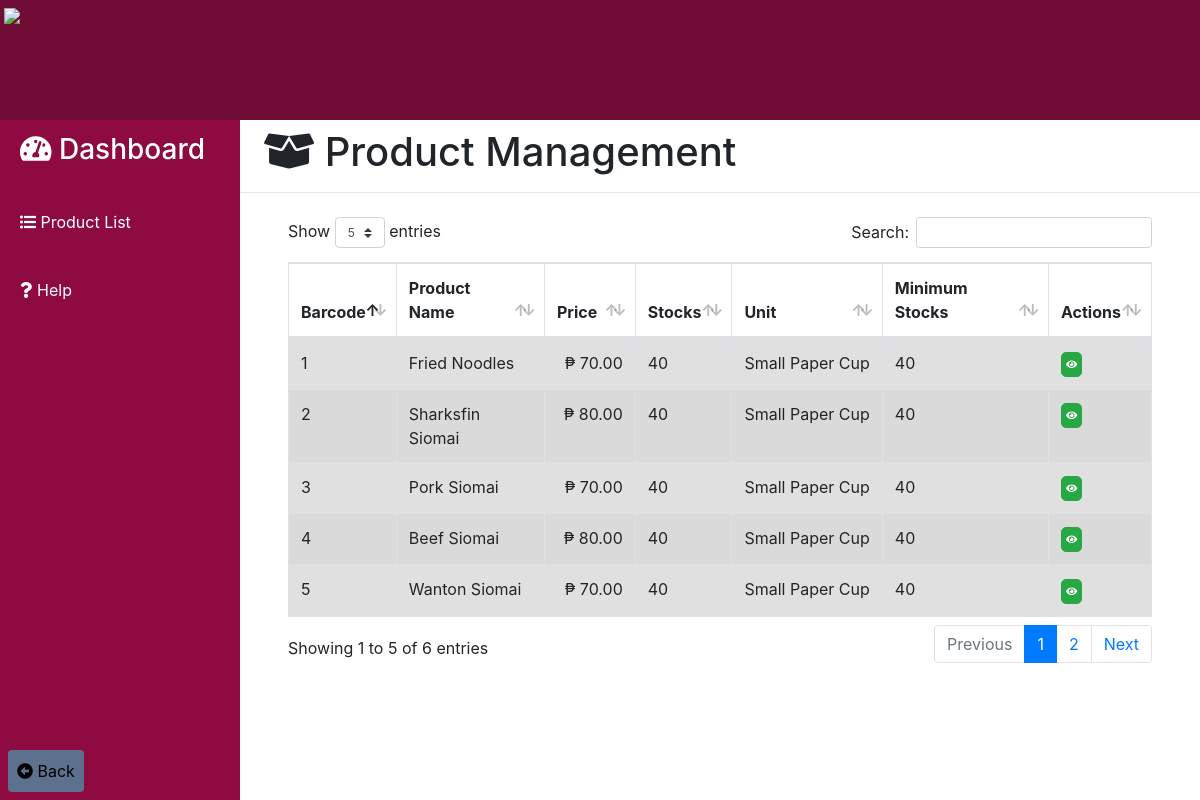
The app's page /employee/inventory.php (signed in) with its own data.
### tables this page shows
CREATE TABLE `products` (
  `product_no` varchar(50) NOT NULL,
  `product_name` varchar(30) DEFAULT NULL,
  `sell_price` decimal(18,2) DEFAULT NULL,
  `quantity` int(11) DEFAULT NULL,
  `unit` varchar(30) DEFAULT NULL,
  `min_stocks` int(11) DEFAULT NULL,
  `remarks` text DEFAULT NULL,
  `location` varchar(50) DEFAULT NULL,
  `images` varchar(30) DEFAULT NULL
);

### employee/inventory.php (the view, shortened to what this page needs)
<?php
include("../server/connection.php");
$sql = "SELECT * FROM products";
$result	= mysqli_query($db, $sql);
?>
<!DOCTYPE html>
<html>
<head>
	<?php include('../templates/head1.php'); ?>
</head>
<body>
	<div class="contain h-100">
		<?php include('../employee/base2.php'); ?>
		<div>
			<h1 class="ml-4 pt-2"><i class="fas fa-box-open"></i> Product Management</h1>
			<hr>
			<div class="table-responsive mt-4 pl-5 pr-5">
				<table class="table table-striped table-bordered" id="product_table" style="margin-top: -22px;">
					<thead>
						<tr>
							<th scope="col" class="column-text">Barcode</th>
							<th scope="col" class="column-text">Product Name</th>
							<th scope="col" class="column-text">Price</th>
							<th scope="col" class="column-text">Stocks</th>
							<th scope="col" class="column-text">Unit</th>
							<th scope="col" class="column-text">Minimum Stocks</th>
							<th scope="col" class="column-text">Actions</th>
						</tr>
					</thead>
					<tbody class="table-hover">
						<?php
						while ($row = mysqli_fetch_assoc($result)) {
						?>
							<tr class="table-active">
								<td><?php echo $row['product_no']; ?></td>
								<td><?php echo $row['product_name']; ?></td>
								<td align="right">₱&nbsp<?php echo $row['sell_price']; ?></td>
								<td><?php echo $row['quantity']; ?></td>
								<td><?php echo $row['unit']; ?></td>
								<td><?php echo $row['min_stocks']; ?></td>
								<td>
									<button type="button" name="view" style='font-size:10px; border-radius:5px;padding:4px;' id="<?php echo $row['product_no']; ?>" class="btn btn-success view_data"><i class="fas fa-eye"></i></button>
								</td>
							</tr>
						<?php } ?>
					</tbody>
				</table>
			</div>
		</div>
	</div>
</body>
</html>

### templates/head1.php (shortened to what this page needs)
<link rel="stylesheet" type="text/css" href="../bootstrap4/css/datepicker.css"/>
<link rel="stylesheet" type="text/css" href="../bootstrap4/css/bootstrap.min.css" />
<link rel="stylesheet" type="text/css" href="../bootstrap4/css/style1.css" />
<link rel="stylesheet" type="text/css" href="../bootstrap4/css/dataTables.bootstrap4.min.css"/>
<link rel="stylesheet" href="../bootstrap4/css/all.min.css"/>
<link rel="stylesheet" href="../bootstrap4/css/typeahead.css"/>

### employee/base2.php
<div class="header" style="background-color:rgb(112, 13, 54);">
	<img class="img-fluid w-100 mt-2 ml-1" src="../images/mainLogo.png">
</div>
<div class="sidebar" style="background-color: #8D0B41;">
	<button style="background-color: #8D0B41;" class="text-white border border-0">
		<h3><i class="fas fa-tachometer-alt"></i> Dashboard</h3>
	</button>
	<button style="background-color: #8D0B41;" class="text-white border border-0" id="sidebar_button" onclick="window.location.href='../employee/inventory.php'"><i class="fas fa-list-ul"></i> Product List</button>
	<button style="background-color: #8D0B41;" class="text-white border border-0" id="sidebar_button" data-toggle="popover" title="Product Management" data-content="Here you can create, update, delete and view products." data-placement="bottom"><i class="fas fa-question"></i> Help</button>
	<div class="fixed-bottom">
		<button class="btn m-2 p-2" id="sidebar_button" onclick="window.location.href='../employee_page.php'"><i class="fas fa-arrow-alt-circle-left"></i> Back</button>
	</div>
</div>

### records on screen
products: product_no "1", product_name "Fried Noodles", sell_price "70.00", quantity "40", unit "Small Paper Cup", min_stocks "40"
products: product_no "2", product_name "Sharksfin Siomai", sell_price "80.00", quantity "40", unit "Small Paper Cup", min_stocks "40"
products: product_no "3", product_name "Pork Siomai", sell_price "70.00", quantity "40", unit "Small Paper Cup", min_stocks "40"
products: product_no "4", product_name "Beef Siomai", sell_price "80.00", quantity "40", unit "Small Paper Cup", min_stocks "40"
products: product_no "5", product_name "Wanton Siomai", sell_price "70.00", quantity "40", unit "Small Paper Cup", min_stocks "40"
